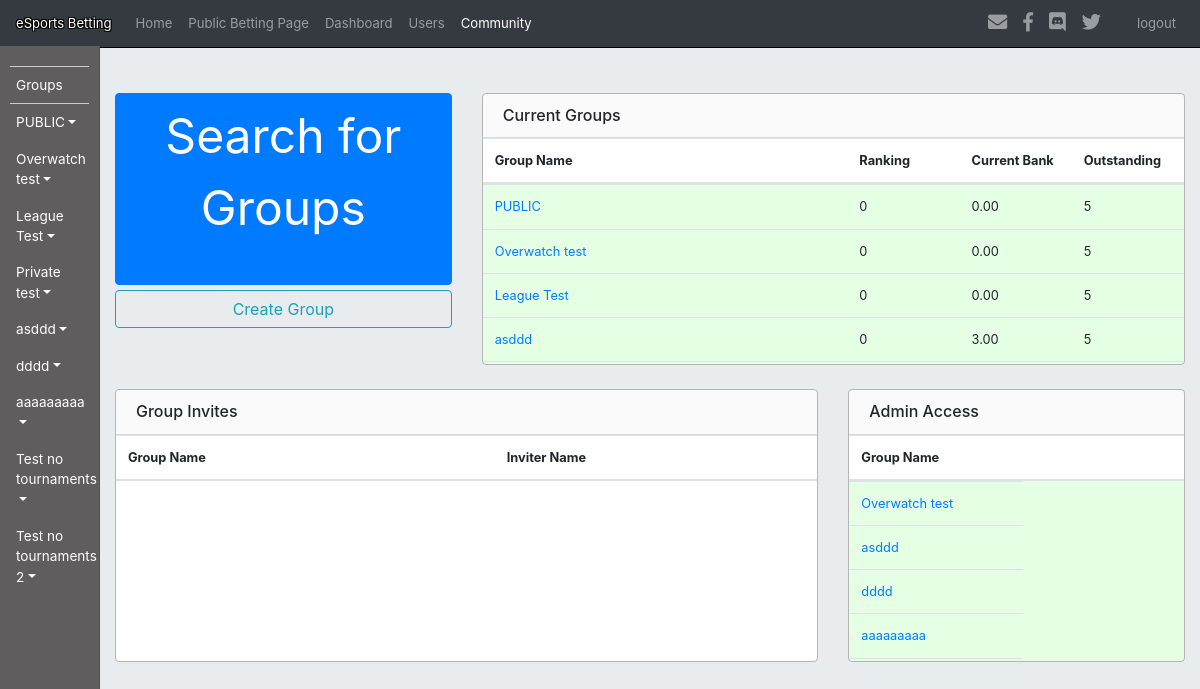
/community/ (signed in), run on an earlier commit of the app's database.
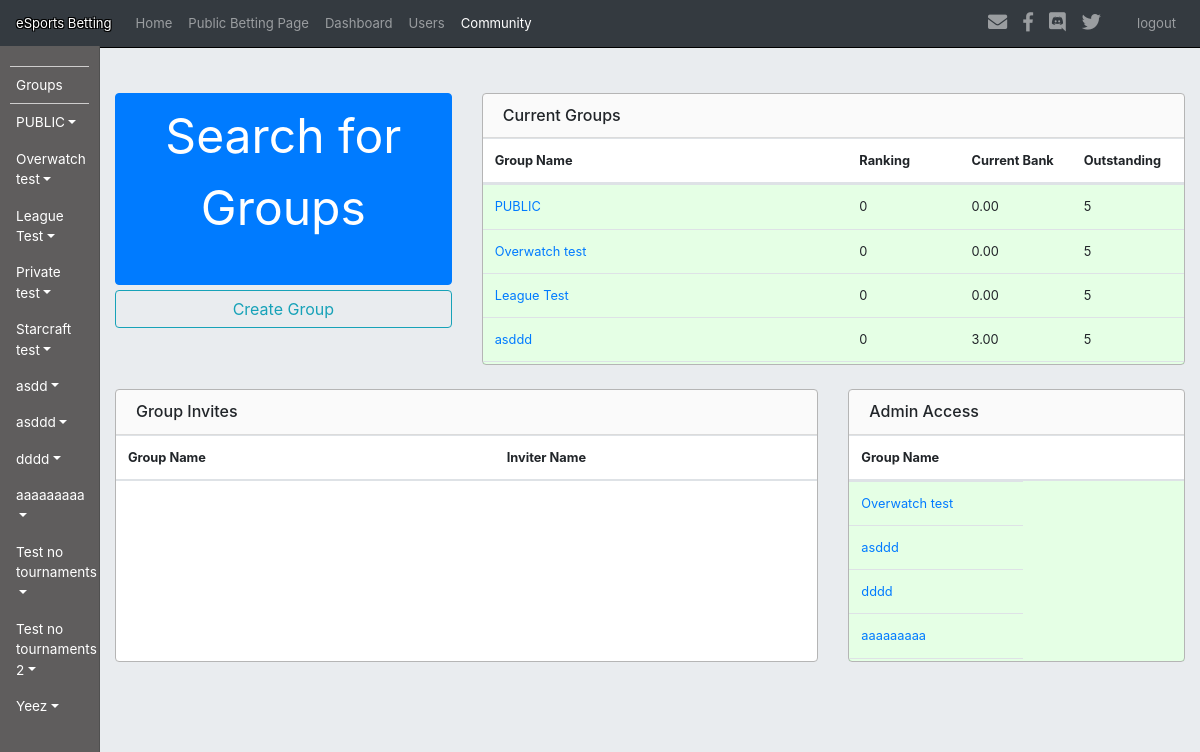
And on a later commit of the database.
### community/models.py (models this page shows, shortened)
class CommunityGroup(models.Model):
    community_id = models.AutoField(primary_key=True)
    name = models.CharField(max_length=200, null=False, unique=True)
    private = models.BooleanField(default=False)
    daily_payout = models.DecimalField(max_digits=6, decimal_places=2, default=0)
    removable = models.BooleanField(default=True)
    max_number_users = models.IntegerField(default=32, blank=False, null=False)
    total_number_users = models.IntegerField(default=0, editable=False)
    members_can_inv = models.BooleanField(default=True)
    header_background_colour = models.CharField(max_length=7, null=False, blank=False, default="ffffff")
    header_text_colour = models.CharField(max_length=7, null=False, blank=False, default="000000")
    active = "active"
    deactivated = "deactivated"
    availiable_statuses = ((active, "Active"),
                           (deactivated, "Deactivated"))
    status = models.CharField(max_length=30,
                              choices=availiable_statuses,
                              default=active,
                              null=False,
                              blank=False)

### profiles/models.py (models this page shows, shortened)
class Wallet(models.Model):
    profile = models.ForeignKey(Profile, related_name='wallets_profile', blank=False, null=False, on_delete=models.PROTECT)
    group = models.ForeignKey(CommunityGroup, related_name='wallets_group', blank=False, null=False, on_delete=models.PROTECT)
    withdrawable_bank = models.DecimalField(max_digits=6, decimal_places=2, default=0)
    non_withdrawable_bank = models.DecimalField(max_digits=6, decimal_places=2, default=0)
    ranking = models.IntegerField(default=0)
    founder = models.BooleanField(default=False)
    admin = models.BooleanField(default=False)
    inviter = models.ForeignKey(Profile, related_name='community_invites_inviter', blank=True, null=True, on_delete=models.PROTECT)
    created = models.DateTimeField(editable=False)
    modified = models.DateTimeField()
    active = "active"
    deactivated = "deactivated"
    sent = "sent"
    requesting_invite = "requesting_invite"
    declined = "declined"
    declined_blocked = "declined_blocked"
    availiable_statuses = (
        (sent, "Active"),
        (declined, "Deactivated"),
        (declined_blocked, "Declined and Blocked"),
        (active, "Active"),
        (deactivated, "Deactivated"),
        (requesting_invite, "Requesting invite")
    )
    status = models.CharField(max_length=30,
                              choices=availiable_statuses,
                              default=active,
                              null=False,
                              blank=False)
    @property
    def bank(self):
        return self.withdrawable_bank + self.non_withdrawable_bank
    class Meta:
        unique_together = ('profile', 'group')
    def __str__(self):
        return str(self.profile.user.username) + "'s Wallet for: " + str(self.group.name)

### community/views.py (the view, shortened to what this page needs)
# urls.py: path('', views.communityHome, name='communityHome'),
def communityHome(request):
    user = get_object_or_404(User, username=request.user)
    wallets = user.profile.wallets_profile.all()
    admin_wallets = wallets.filter(Q(admin=True))
    invites = wallets.filter(
        Q(status=Wallet.sent)
    )
    print("ys")
    print(admin_wallets)
    form = AcceptInviteForm(request.POST or None)
    context = {
        "wallets": wallets,
        "admin_wallets": admin_wallets,
        "invites": invites,
        "form": form
    }
    return render(request, 'community/community_home.html', context)

### community/templates/community/community_home.html (shortened to what this page needs)
{% extends "base.html" %}
{% load crispy_forms_tags %}
{% load staticfiles %}
{% load mathfilters %}
{% block extracss %}
    {% load static %}
{% endblock %}
{% block content %}
<div class="row" style="margin-bottom: 1.5rem;">
    <div class="col-md-4">
        <a class='btn btn-primary' href="{% url 'community:communitySearch' %}" style="height: 12rem;width: 100%; margin-bottom: 5px;"><p style="font-size: 3rem;white-space: normal;margin-bottom: 0;">Search for Groups<p></p></a>
        <a class='btn btn-outline-info' href="{% url 'community:communityCreate' %}" style="width: 100%;">Create Group</a>
    </div>
    <div class="col-md-8">
         <div class="card" style="border: 1px solid #b5b5b5;height: 100%;">
              <h5 class="card-header" style="background-color: rgba(0, 0, 0, 0.02);"> <span data-toggle="tooltip" data-placement="right" title="Only 4 nearest tournaments displayed">Current Groups</span></h5>
              <div class="card-body" style="padding: 0;">
                <table class="table table-striped header-fixed" style="margin-bottom: 0;">
                      <thead>
                        <tr style="border-bottom: 2px solid #dee2e6;">
                          <th scope="col" style="width: 52%; border-bottom: 0;">Group Name</th>
                          <th scope="col" style="width: 16%; border-bottom: 0;">Ranking</th>
                          <th scope="col" style="width: 16%; border-bottom: 0;">Current Bank</th>
                          <th scope="col" style="width: 16%; border-bottom: 0;">Outstanding</th>
                        </tr>
                      </thead>
                      <tbody style="height: auto; overflow: auto; max-height: 180px;">
                      {% for item in wallets %}
                        <tr style="background-color: {% ifequal bet.status bet.paid %}rgba(0,255,0,0.1){% else %}rgba(255,0,0,0.1) {% endifequal %}">
                            <td style="width: 52%;"><a href="{% url "community:communityPage" item.group.community_id %}">{{ item.group.name }}</a></td>
                          <td style="width: 16%;">{{ item.ranking }}</td>
                          <td style="width: 16%;">{{ item.bank }}</td>
                          <td style="width: 16%;">5</td>
                        </tr>
                      {% endfor %}
                      </tbody>
                </table>
              </div>
        </div>
    </div>
</div>
    <div class="row">
        <div class="col-md-8">
            <div class="card" style="border: 1px solid #b5b5b5;height: 100%;">
                  <h5 class="card-header" style="background-color: rgba(0, 0, 0, 0.02);"> <span data-toggle="tooltip" data-placement="right" title="Only 4 nearest tournaments displayed">Group Invites</span></h5>
                  <div class="card-body" style="padding: 0;">
                    <table class="table table-striped header-fixed" style="margin-bottom: 0;">
                      <thead>
                       <tr style="border-bottom: 2px solid #dee2e6;">
                          <th scope="col" style="width: 54%; border-bottom: 0;">Group Name</th>
                          <th scope="col" style="width: 30%; border-bottom: 0;">Inviter Name</th>
                          <th scope="col" style="width: 16%; border-bottom: 0;"></th>
                        </tr>
                      </thead>
                    </table>
                  </div>
            </div>
        </div>
        <div class="col-md-4">
            <div class="card" style="border: 1px solid #b5b5b5;height: 100%;">
                  <h5 class="card-header" style="background-color: rgba(0, 0, 0, 0.02);"> <span data-toggle="tooltip" data-placement="right" title="Only 4 nearest tournaments displayed">Admin Access</span></h5>
                  <div class="card-body" style="padding: 0;">
                    <table class="table table-striped header-fixed" style="margin-bottom: 0;">
                      <thead>
                        <tr style="border-bottom: 2px solid #dee2e6;">
                          <th scope="col" style="width: 100%; border-bottom: 0;">Group Name</th>
                        </tr>
                      </thead>
                      <tbody style="height: auto; overflow: auto; max-height: 180px;">
                      {% for item in admin_wallets %}
                        <tr style="background-color: {% ifequal bet.status bet.paid %}rgba(0,255,0,0.1){% else %}rgba(255,0,0,0.1) {% endifequal %}">
                            <td style="width: 52%;"><a href="{% url "community:communityPage" item.group.community_id %}">{{ item.group.name }}</a></td>
                        </tr>
                      {% endfor %}
                      </tbody>
                    </table>
                  </div>
            </div>
        </div>
    </div>
{% endblock %}

### templates/base.html (shortened to what this page needs)
{% load staticfiles %}
<!DOCTYPE html>
<html lang="en">
  <head>
    {% include 'head_css.html' %}
  </head>
  <body>
  {% include 'navbar.html' %}
<div class="container-fluid" style="min-height: inherit;">
    <div class="row" style="min-height: inherit;">
        {%  include 'sidebar.html' %}
<main class="col-sm-11 offset-sm-1 col-md-11 offset-md-1" style="padding-left: 0; padding-right: 0; font-size: 80%; min-height: inherit;">
<div class="container home-wide" style="padding-top: 15px">
        {% block content %}
        {% endblock %}
</div>
</main>
</div>
    </div>
  </body>
</html>

### templates/head_css.html (shortened to what this page needs)
{% load staticfiles %}
<link rel="stylesheet" href="https://use.fontawesome.com/releases/v5.1.0/css/all.css">
<link href="{% static 'css/bootstrap.css' %}" rel="stylesheet">
 <link href="{% static 'css/custom.css' %}" rel="stylesheet">

### templates/navbar.html
{% load static %}
{% url 'home' as home %}
{% url 'userBetting:index' as betting_index %}
{% url 'profiles:profile-list' as profile_list %}
{% url 'profiles:profile' as profile %}
{% url 'community:communityHome' as community %}
<nav class="navbar navbar-expand-md navbar-dark bg-dark fixed-top" style="z-index:1; padding-bottom: 0.25rem; padding-top: 0.25rem; ">
      <a class="navbar-brand strokeme" href="#" style="font-size: 100%;">eSports Betting</a>
      <div class="collapse navbar-collapse" id="navbarCollapse">
            <ul class="navbar-nav mr-auto">
                  <li class="nav-item {% ifequal  request.get_full_path home %} active {% endifequal %}">
                    <a class="nav-link" href="{% url 'home' %}">Home <span class="sr-only">(current)</span></a>
                  </li>
                  <li class="nav-item {% ifequal  request.get_full_path betting_index %} active {% endifequal %}">
                    <a class="nav-link" href="{% url 'userBetting:index' %}">Public Betting Page</a>
                  </li>
                  <li class="nav-item {% ifequal  request.get_full_path profile %} active {% endifequal %}">
                    <a class="nav-link" href="{% url 'profiles:profile' %}">Dashboard</a>
                  </li>
                  <li class="nav-item {% ifequal  request.get_full_path profile_list %} active {% endifequal %}">
                    <a class="nav-link" href="{% url 'profiles:profile-list' %}">Users</a>
                  </li>
                  <li class="nav-item {% if  community in request.path %} active {% endif %}">
                    <a class="nav-link" href="{% url 'community:communityHome' %}">Community</a>
                  </li>
            </ul>
            <ul class="navbar-nav ml-auto" style="margin-right: 20px;">
                  <li class="nav-link">
                    <i class="fas fa-envelope" s style="font-size: 1.2rem;"></i>
                  </li>
                  <li class="nav-link">
                    <i class="fab fa-facebook-f" s style="font-size: 1.2rem;"></i>
                  </li>
                  <li class="nav-link">
                    <i class="fab fa-discord" s style="font-size: 1.2rem;"></i>
                  </li>
                  <li class="nav-link">
                    <i class="fab fa-twitter" s style="font-size: 1.2rem;"></i>
                  </li>
            </ul>
            <form class="form-inline mt-2 mt-md-0 navbar-nav" method='POST' action='{% url "auth_login" %}'>{% csrf_token %}
                {% if not request.user.is_authenticated and not "/accounts/login" in request.get_full_path %}
                    <div class='form-group' style="margin-right: 3px;">
                        <input type='text' class='form-control' name='username' placeholder='Username' />
                    </div>
                    <div class='form-group' style="margin-right: 3px;">
                        <input type='password' class='form-control' name='password' placeholder='Password' />
                    </div>
                    <button type='submit' class='btn btn-default'>Login</button>
                {% else %}
                    <a class="nav-link" href="{% url 'auth_logout' %}">logout</a>
                {% endif %}
            </form>
      </div>
</nav>

### templates/bank_modal.html (shortened to what this page needs)
{% load static %}

### templates/sidebar.html (shortened to what this page needs)
{% load static %}
 <nav class="col-sm-1 col-md-1 d-none d-sm-block bg-faded sidebar">
          <ul class="nav nav-pills flex-column">
          {% if user.is_authenticated %}
            <li class="sidenav-divider">
            </li>
            <li class="nav-item">
                <p class="nav-link" style="margin-bottom: 0;">Groups</p>
            </li>
            <li class="sidenav-divider">
            </li>
          {% for navgroup in request.user.profile.groups.all %}
            <li class="nav-item">
                <a href="#pageSubmenu{{ forloop.counter }}" data-toggle="collapse" aria-expanded="false" class="nav-link dropdown-toggle">{{ navgroup.name }}</a>
            </li>
          {% endfor %}
          {% endif %}
          </ul>
        </nav>

### templates/javascript.html (shortened to what this page needs)
{% load staticfiles %}

### static/css/custom.css (style rules this page uses)
.sidebar { font-size: 85% !important; }
.navbar { font-size: 82% !important; }
.card-header { font-size: 1rem; }
.home-wide { max-width: 1100px; }
body { padding-top: 46px; min-height: inherit; }
html { min-height: 92vh; }
.navbar { border-bottom:1px solid #000; }
.header-fixed { width: 100% }
.header-fixed > thead, .header-fixed > tbody, .header-fixed > thead > tr, .header-fixed > tbody > tr, .header-fixed > thead > tr > th, .header-fixed > tbody > tr > td { display: block; }
.header-fixed > tbody > tr:after, .header-fixed > thead > tr:after { content: ' '; display: block; visibility: hidden; clear: both; }
.header-fixed > tbody { overflow-y: auto; height: 280px; }
.header-fixed > tbody > tr > td, .header-fixed > thead > tr > th { float: left; }
.strokeme { color: white !important; text-shadow: -1px -1px 0 #000, 1px -1px 0 #000, -1px 1px 0 #000, 1px 1px 0 #000; }
.sidebar { position: fixed; top: 46px; bottom: 0; left: 0; z-index: 1000; padding: 20px; overflow-x: hidden; overflow-y: auto; border-right: 1px solid #eee; }
.sidebar { padding-left: 0; padding-right: 0; }
.sidebar .nav { margin-bottom: 20px; }
.sidebar .nav-item { width: 100%; }
.sidebar .nav-item + .nav-item { margin-left: 0; }
.sidebar .nav-link { border-radius: 0; }
.sidenav-divider { background-color: #cecdcd; height: 1px; margin-left: 10px; margin-right: 10px; }
.bg-faded { background-color: #5f5d5d; border-right: 1px solid #505050; }
.nav-pills .nav-item .nav-link { color: white; }

### community/templates/community/community_home.html (style rules this page uses)
main { background-color: #e9ecef; }
.home-wide { margin-top: 2rem; }
body { height:100vh; }

What changed in the data, as far as the page shows it:
now on this page (row unchanged): CommunityGroup: name "Starcraft test"
now on this page (row edited): CommunityGroup: name "asdd"
added CommunityGroup: name "Yeez"
